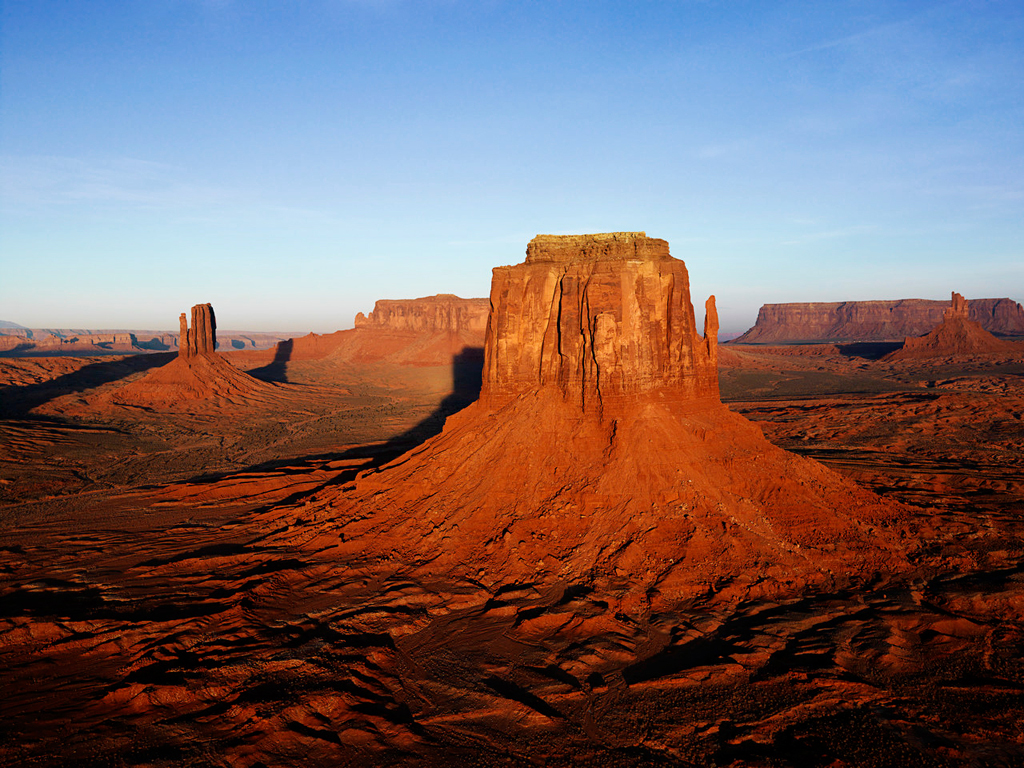
#> input picture pics/Desert.jpg, 1024 x 768 px
$ python try.py
#> lines starting #> are read from the running program, lines starting #| are printed output that depends on the picture; after the words box and inside, x2 and y2 are one past the last pixel; in counts of white or black regions, pixels touching at a corner belong together
#> further down, image is the input picture: shape (768, 1024, 3); mean B, G, R 100.1, 99.2, 119.4
### algorithms/Grayscale.py
from utils import show_image


def grayscale(image):
    for row in range(image.shape[0]):
        for col in range(image.shape[1]):
            avg = sum(image[row][col][i] for i in range(3)) // 3
            image[row][col] = [avg for _ in range(3)]
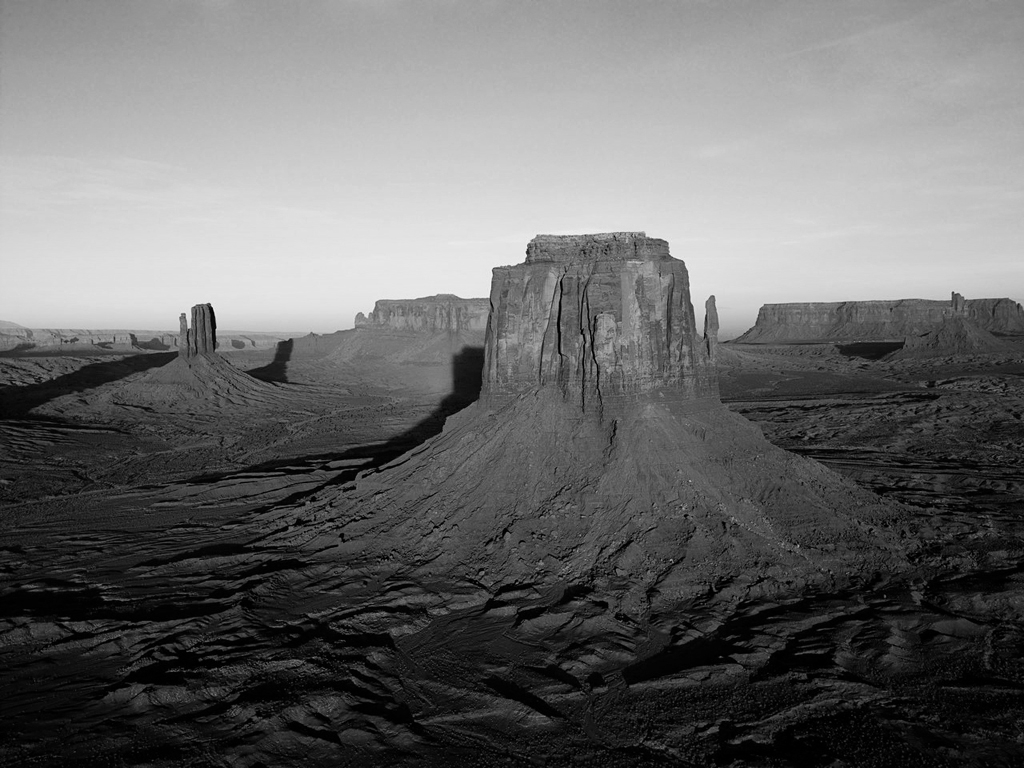
#> image: shape (768, 1024, 3); min 0, max 244, mean 105.9


# [7 lines that do not run on import are left out]

### algorithms/Binary_Convert.py
from utils import show_image


def binary_convert(image, threshold: int = 85):
#> called with threshold = 60
    threshold *= 3
    for row in range(image.shape[0]):
        for col in range(image.shape[1]):
            colorsum = sum(image[row][col][i] for i in range(3))

            if colorsum > threshold:
                image[row][col] = [255, 255, 255]
            else:
                image[row][col] = [0, 0, 0]
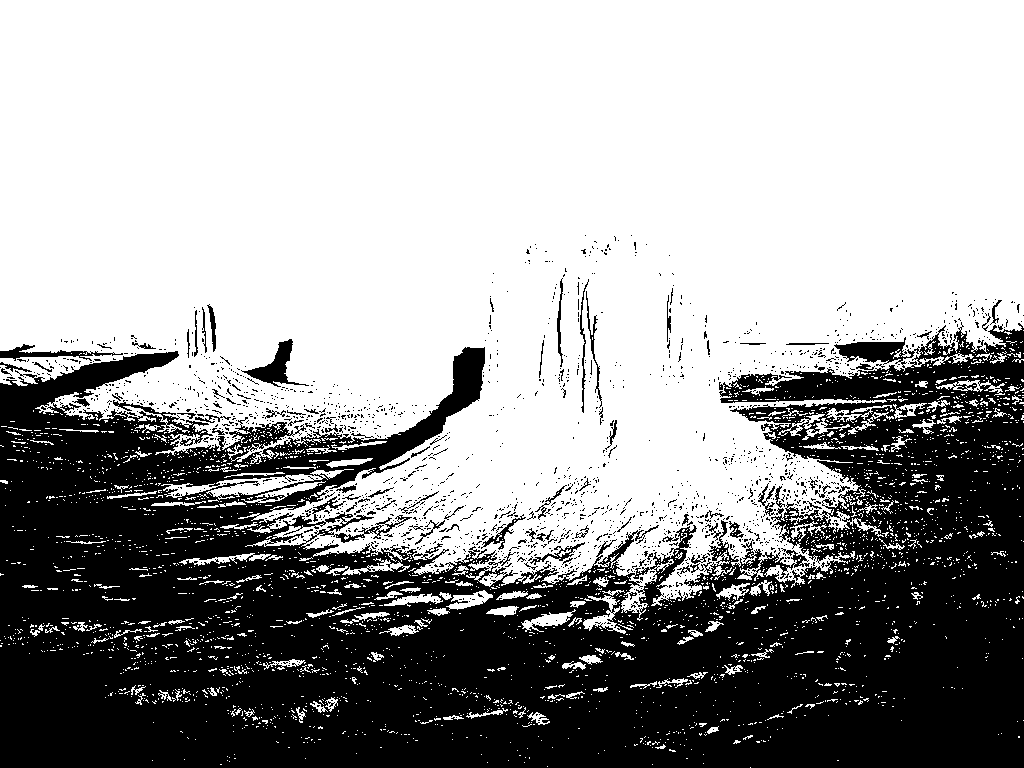
#> image: shape (768, 1024, 3); 62.3% white; 1831 black regions (1741 under 20 px), largest, box (x1, y1, x2, y2) and area: (0, 322, 1024, 768) 283906, (241, 339, 309, 387) 965, (0, 344, 123, 361) 643
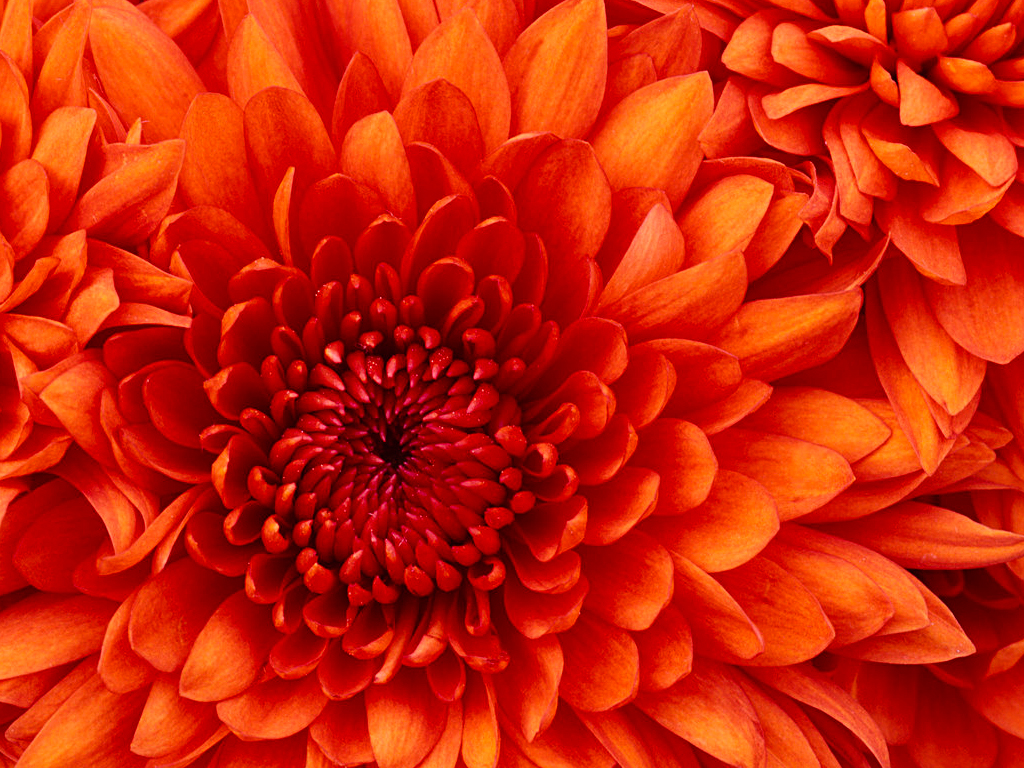
#> input picture pics/Chrysanthemum.jpg, 1024 x 768 px
#> further down, image is the input picture: shape (768, 1024, 3); mean B, G, R 9.2, 35.5, 203.1


# [7 lines that do not run on import are left out]

### algorithms/Convert_to_ASCII.py
import cv2 as cv


def convert_to_ascii(image, invert=False):
#> called with invert = False
    image = cv.resize(image, (0, 0), fx=0.1, fy=0.1)
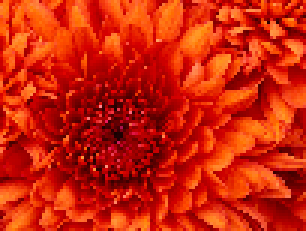
#> image: shape (77, 102, 3) (shown 3 times larger); mean of channels 0, 1, 2 9.3, 35.6, 203.2; drawn as B, G, R
    newImage = "\n"
    asciiChars = [" ", ".", ";", "/", "$", "#", "@"]  # ascending

    color_step_threshold = 255 // len(asciiChars)

    for col in range(image.shape[0]):
        for row in range(image.shape[1]):
            color_avg = sum(image[col][row][i] for i in range(3)) // 3

            for i in range(len(asciiChars)):
                if color_avg < color_step_threshold * i:
                    if invert:
                        symbol = asciiChars[-i - 1]
                    else:
                        symbol = asciiChars[i - 1]
                    break
                else:
                    symbol = asciiChars[0]

            newImage += symbol
        newImage += "\n"

    return newImage


# [5 lines that do not run on import are left out]

### algorithms/Invert.py
from utils import show_image


def invert(image):
    for row in range(image.shape[0]):
        for col in range(image.shape[1]):
            for c in range(3):
                image[row][col][c] = -image[row][col][c]


# [7 lines that do not run on import are left out]

### try.py
import cv2 as cv
from algorithms.Binary_Convert import binary_convert
from algorithms.Grayscale import grayscale
from algorithms.Convert_to_ASCII import convert_to_ascii
from algorithms.Invert import invert
from algorithms.Mirror_image import half_mirrorImage


image = cv.imread("pics/Desert.jpg", -1)

def show_image(img):
  cv.imshow("image", img)
  cv.waitKey(0)
  cv.destroyAllWindows()

grayscale(image)
show_image(image)

binary_convert(image, 60)
show_image(image)

image = cv.imread("pics/Chrysanthemum.jpg")

image = convert_to_ascii(image)
print(image)

#> (the run stopped early here; a loop or call above may not have finished)
